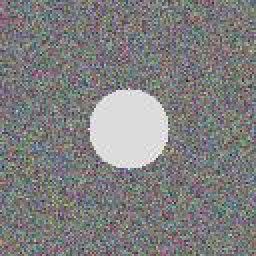
#> input picture dataset_sample/test/glioma/glioma_0.jpg, 128 x 128 px (shown 2 times larger)
$ python -i segmentation_engine.py   (imports and definitions only)
#> lines starting #> are read from the running program, lines starting #| are printed output that depends on the picture; after the words box and inside, x2 and y2 are one past the last pixel; in counts of white or black regions, pixels touching at a corner belong together
"""
Automatic Tumor Segmentation & 3D Volume Calculation Engine — TumorAI XAI
Computes pixel-accurate spatial segmentation, boundary contour overlays,
maximum linear diameter, and estimated 3D tumor volume (cm³) from MRI scans.
"""

import os
import cv2
import numpy as np

DEFAULT_PIXEL_SPACING_MM = 0.9375  # Standard MRI spatial resolution (mm/pixel)
DEFAULT_SLICE_THICKNESS_MM = 3.0   # Standard MRI slice thickness (mm)

def segment_tumor(image_path_or_array, mask_or_heatmap=None, pixel_spacing=None, slice_thickness=None):
    """
    Segments tumor region, extracts boundaries, and calculates 3D volume & metrics.

    Args:
        image_path_or_array: File path string or RGB numpy array (H, W, 3)
        mask_or_heatmap: Optional ROI mask or Grad-CAM heatmap array (0-1 float or uint8)
        pixel_spacing: Tuple of (spacing_x_mm, spacing_y_mm) or float mm/pixel
        slice_thickness: Slice thickness in mm

    Returns:
        dict containing segmentation metrics, boundary contours, and overlay path.
    """
    if isinstance(image_path_or_array, str):
        if not os.path.exists(image_path_or_array):
            raise FileNotFoundError(f"Image file not found: {image_path_or_array}")
        img_bgr = cv2.imread(image_path_or_array)
#> img_bgr is the input picture: shape (128, 128, 3); mean B, G, R 127.3, 126.9, 127.4
        img_rgb = cv2.cvtColor(img_bgr, cv2.COLOR_BGR2RGB)
    else:
        img_rgb = image_path_or_array.copy()
        if img_rgb.max() <= 1.0:
            img_rgb = (img_rgb * 255).astype(np.uint8)
        img_bgr = cv2.cvtColor(img_rgb, cv2.COLOR_RGB2BGR)

    h, w = img_rgb.shape[:2]
#> h = 128; w = 128
    gray = cv2.cvtColor(img_rgb, cv2.COLOR_RGB2GRAY)

    # Resolution scaling calibration
    if pixel_spacing is None:
        px_x = px_y = DEFAULT_PIXEL_SPACING_MM
    elif isinstance(pixel_spacing, (tuple, list)):
        px_x, px_y = pixel_spacing[0], pixel_spacing[1]
    else:
        px_x = px_y = float(pixel_spacing)

    if slice_thickness is None:
        th_mm = DEFAULT_SLICE_THICKNESS_MM
    else:
        th_mm = float(slice_thickness)

    # Segmentation mask processing
    if mask_or_heatmap is not None:
        if mask_or_heatmap.shape[:2] != (h, w):
            mask_resized = cv2.resize(mask_or_heatmap, (w, h))
        else:
            mask_resized = mask_or_heatmap.copy()

        if mask_resized.max() <= 1.0:
            mask_uint8 = (mask_resized * 255).astype(np.uint8)
        else:
            mask_uint8 = mask_resized.astype(np.uint8)

        _, bin_mask = cv2.threshold(mask_uint8, 0, 255, cv2.THRESH_BINARY + cv2.THRESH_OTSU)
    else:
        # Otsu thresholding + Morphological refinement on high-contrast regions
        blurred = cv2.GaussianBlur(gray, (5, 5), 0)
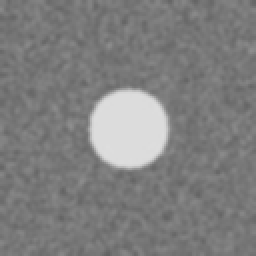
#> blurred: shape (128, 128) (shown 2 times larger); min 98, max 222, mean 127.1
        _, bin_mask = cv2.threshold(blurred, 0, 255, cv2.THRESH_BINARY + cv2.THRESH_OTSU)
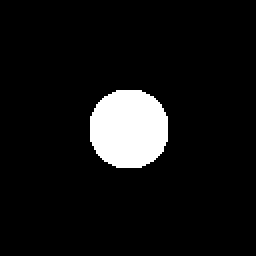
#> bin_mask: shape (128, 128) (shown 2 times larger); 7.7% white; 1 white region

        # Morphological opening/closing to remove noise
        kernel = cv2.getStructuringElement(cv2.MORPH_ELLIPSE, (5, 5))
        bin_mask = cv2.morphologyEx(bin_mask, cv2.MORPH_CLOSE, kernel)
        bin_mask = cv2.morphologyEx(bin_mask, cv2.MORPH_OPEN, kernel)

    # Find largest tumor contour
    contours, _ = cv2.findContours(bin_mask, cv2.RETR_EXTERNAL, cv2.CHAIN_APPROX_SIMPLE)
#> contours = 1 contour; box (x1, y1, x2, y2) and area: (45, 45, 84, 84) 1197

    if not contours:
        return {
            'has_lesion': False,
            'area_pixels': 0,
            'area_cm2': 0.0,
            'volume_cm3': 0.0,
            'max_diameter_cm': 0.0,
            'bounding_box': [0, 0, 0, 0],
            'lesion_location': 'No Lesion Detected',
            'contour_overlay_path': None
        }

    # Select largest contiguous contour as primary lesion
    largest_contour = max(contours, key=cv2.contourArea)
#> largest_contour = contour of 54 points, box (x1, y1, x2, y2) (45, 45, 84, 84), area 1197
    area_pixels = cv2.contourArea(largest_contour)
#> area_pixels = 1197

    # Bounding box & Minimum Area Rect for max diameter
    x, y, bw, bh = cv2.boundingRect(largest_contour)
#> x = 45; y = 45; bw = 39; bh = 39
    rect = cv2.minAreaRect(largest_contour)
#> rect = ((64, 64), (38, 38), -90)
    (rect_cx, rect_cy), (rect_w, rect_h), angle = rect
#> rect_cx = 64; rect_cy = 64; rect_w = 38; rect_h = 38; angle = -90

    # Convert dimensions from pixels to mm/cm
    width_mm = bw * px_x
#> width_mm = 36.56
    height_mm = bh * px_y
#> height_mm = 36.56
    max_diam_mm = max(rect_w * px_x, rect_h * px_y)
#> max_diam_mm = 35.62
    max_diam_cm = round(max_diam_mm / 10.0, 2)
#> max_diam_cm = 3.56

    # Calculate 2D Area in cm²
    area_mm2 = area_pixels * (px_x * px_y)
#> area_mm2 = 1052.1
    area_cm2 = round(area_mm2 / 100.0, 2)
#> area_cm2 = 10.52

    # Estimate 3D Volume in cm³ using Ellipsoidal Model (4/3 * pi * a * b * c)
    # where a, b are semi-axes in cm, and c is estimated depth based on slice thickness & shape
    a_cm = (max(rect_w, rect_h) * px_x) / 20.0
#> a_cm = 1.78
    b_cm = (min(rect_w, rect_h) * px_y) / 20.0
#> b_cm = 1.78
    c_cm = max(a_cm * 0.8, (th_mm / 10.0) * 3)  # Depth approximation based on slice stack
#> c_cm = 1.43

    volume_cm3 = round((4.0 / 3.0) * np.pi * a_cm * b_cm * c_cm, 2)
#> volume_cm3 = 18.94

    # Determine lesion anatomical quadrant location
    cx_ratio = (x + bw / 2.0) / w
#> cx_ratio = 0.504
    cy_ratio = (y + bh / 2.0) / h
#> cy_ratio = 0.504

    lateral = "Left" if cx_ratio < 0.5 else "Right"
#> lateral = 'Right'
    vertical = "Frontal / Anterior" if cy_ratio < 0.5 else "Posterior / Occipital"
#> vertical = 'Posterior / Occipital'
    lesion_location = f"{lateral} {vertical} region"
#> lesion_location = 'Right Posterior / Occipital region'

    # Draw sharp colored boundary contour overlay
    overlay_bgr = img_bgr.copy()
    cv2.drawContours(overlay_bgr, [largest_contour], -1, (0, 0, 255), 2)  # Red outline
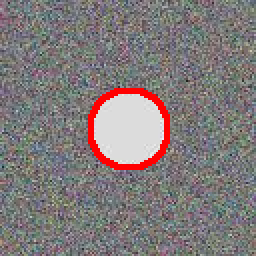
#> overlay_bgr: shape (128, 128, 3) (shown 2 times larger); 2.54% of pixels changed, all inside (x1, y1, x2, y2) = (44, 44, 85, 85)

    # Semi-transparent fill inside contour
    fill_mask = np.zeros_like(overlay_bgr)
    cv2.drawContours(fill_mask, [largest_contour], -1, (0, 165, 255), -1)  # Orange fill
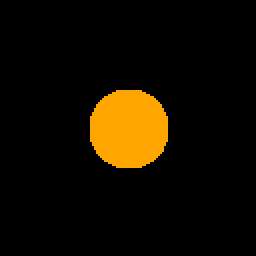
#> fill_mask: shape (128, 128, 3) (shown 2 times larger); mean of channels 0, 1, 2 0, 12.6, 19.5; drawn as B, G, R
    overlay_bgr = cv2.addWeighted(overlay_bgr, 0.8, fill_mask, 0.2, 0)
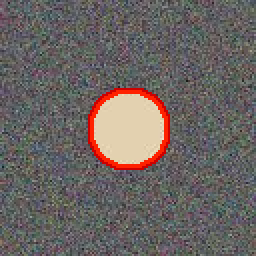
#> overlay_bgr: shape (128, 128, 3) (shown 2 times larger); mean B, G, R 98.2, 100.3, 107.3

    # Draw Bounding Box & Center Marker
    cv2.rectangle(overlay_bgr, (x, y), (x + bw, y + bh), (255, 255, 0), 1)
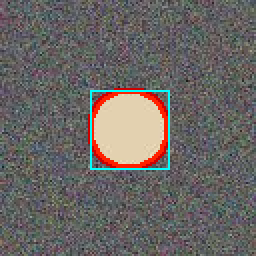
#> overlay_bgr: shape (128, 128, 3) (shown 2 times larger); 0.95% of pixels changed, all inside (x1, y1, x2, y2) = (45, 45, 85, 85)

    # Save contour overlay image to static/annotated directory
    base_dir = os.path.dirname(os.path.dirname(os.path.abspath(__file__)))
    annotated_dir = os.path.join(base_dir, 'static', 'annotated')
    os.makedirs(annotated_dir, exist_ok=True)

    overlay_filename = f"seg_overlay_{int(cx_ratio*10000)}_{x}_{y}.jpg"
#> overlay_filename = 'seg_overlay_5039_45_45.jpg'
    overlay_path = os.path.join(annotated_dir, overlay_filename)
    cv2.imwrite(overlay_path, overlay_bgr)

    is_calibrated = (pixel_spacing is not None)

    if is_calibrated:
        volume_display = f"{volume_cm3:.2f} cm³"
        diameter_display = f"{max_diam_cm:.2f} cm"
        area_display = f"{area_cm2:.2f} cm²"
    else:
        volume_display = "Not validated (requires DICOM metadata)"
        diameter_display = "Not validated"
        area_display = "Not validated"

    return {
        'has_lesion': True,
        'is_calibrated': is_calibrated,
        'area_pixels': int(area_pixels),
        'area_cm2': area_cm2,
        'volume_cm3': volume_cm3,
        'max_diameter_cm': max_diam_cm,
        'volume_display': volume_display,
        'diameter_display': diameter_display,
        'area_display': area_display,
        'bounding_box': [int(x), int(y), int(bw), int(bh)],
        'lesion_location': f"AI-estimated:\n{lateral.lower()} {vertical.lower()} region",
        'contour_overlay_path': f"/static/annotated/{overlay_filename}",
        'contour_overlay_file': overlay_path
    }

>>> result = segment_tumor('../dataset_sample/test/glioma/glioma_0.jpg')
#> result = 13 items

$ run again, on dataset_sample/test/glioma/glioma_1.jpg
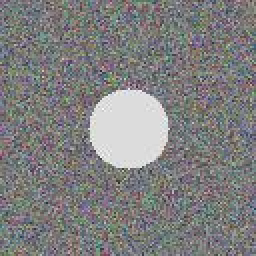
#> input picture dataset_sample/test/glioma/glioma_1.jpg, 128 x 128 px (shown 2 times larger)
#> in segment_tumor, img_bgr is the input picture: shape (128, 128, 3); mean B, G, R 127.4, 127.1, 127.3
#> in segment_tumor, `blurred = cv2.GaussianBlur(gray, (5, 5), 0)`:
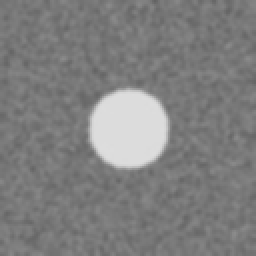
#> blurred: shape (128, 128) (shown 2 times larger); min 99, max 221, mean 127.2
#> bin_mask: shape (128, 128); 7.7% white; 1 white region
#> contours = 1 contour; box (x1, y1, x2, y2) and area: (45, 44, 84, 84) 1198
#> largest_contour = contour of 60 points, box (x1, y1, x2, y2) (45, 44, 84, 84), area 1198
#> area_pixels = 1198
#> x = 45; y = 44; bw = 39; bh = 40
#> rect = ((64, 63.5), (39, 38), -90)
#> rect_cx = 64; rect_cy = 63.5; rect_w = 39; rect_h = 38; angle = -90
#> width_mm = 36.56
#> height_mm = 37.5
#> max_diam_mm = 36.56
#> max_diam_cm = 3.66
#> area_mm2 = 1052.9
#> area_cm2 = 10.53
#> a_cm = 1.83
#> b_cm = 1.78
#> c_cm = 1.46
#> volume_cm3 = 19.95
#> cx_ratio = 0.504
#> cy_ratio = 0.5
#> lateral = 'Right'
#> vertical = 'Posterior / Occipital'
#> lesion_location = 'Right Posterior / Occipital region'
#> in segment_tumor, `cv2.rectangle(overlay_bgr, (x, y), (x + bw, y + bh), (255, 255, 0), 1)`:
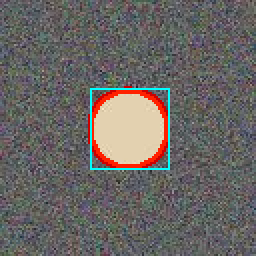
#> overlay_bgr: shape (128, 128, 3) (shown 2 times larger); mean B, G, R 100.1, 102.3, 105.9
#> overlay_filename = 'seg_overlay_5039_45_44.jpg'
#> result = 13 items

$ run again, on dataset_sample/test/glioma/glioma_2.jpg
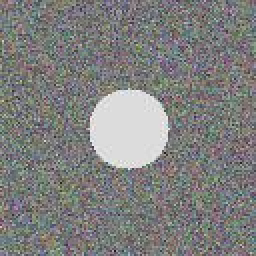
#> input picture dataset_sample/test/glioma/glioma_2.jpg, 128 x 128 px (shown 2 times larger)
#> in segment_tumor, img_bgr is the input picture: shape (128, 128, 3); mean B, G, R 126.6, 127.4, 127.1
#> in segment_tumor, `blurred = cv2.GaussianBlur(gray, (5, 5), 0)`:
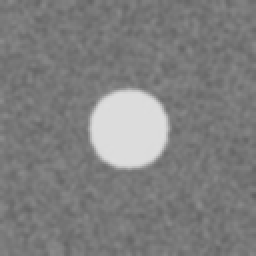
#> blurred: shape (128, 128) (shown 2 times larger); min 97, max 222, mean 127.2
#> contours = 1 contour; box (x1, y1, x2, y2) and area: (45, 45, 84, 84) 1196
#> largest_contour = contour of 56 points, box (x1, y1, x2, y2) (45, 45, 84, 84), area 1196
#> area_pixels = 1196
#> x = 45; bw = 39
#> rect = ((64, 64), (38, 38), -90)
#> rect_cx = 64; rect_w = 38; angle = -90
#> width_mm = 36.56
#> max_diam_mm = 35.62
#> max_diam_cm = 3.56
#> area_mm2 = 1051.2
#> area_cm2 = 10.51
#> a_cm = 1.78
#> c_cm = 1.43
#> volume_cm3 = 18.94
#> cx_ratio = 0.504
#> lateral = 'Right'
#> vertical = 'Posterior / Occipital'
#> lesion_location = 'Right Posterior / Occipital region'
#> in segment_tumor, `cv2.rectangle(overlay_bgr, (x, y), (x + bw, y + bh), (255, 255, 0), 1)`:
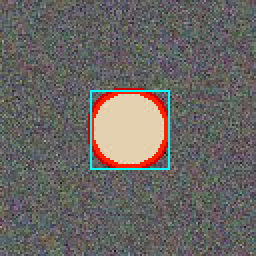
#> overlay_bgr: shape (128, 128, 3) (shown 2 times larger); mean B, G, R 99.5, 102.6, 105.6
#> overlay_filename = 'seg_overlay_5039_45_45.jpg'
#> result = 13 items

$ run again, on dataset_sample/test/glioma/glioma_3.jpg
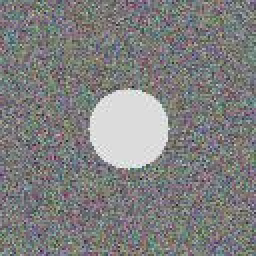
#> input picture dataset_sample/test/glioma/glioma_3.jpg, 128 x 128 px (shown 2 times larger)
#> in segment_tumor, img_bgr is the input picture: shape (128, 128, 3); mean B, G, R 127.2, 127.1, 127.2
#> in segment_tumor, `blurred = cv2.GaussianBlur(gray, (5, 5), 0)`:
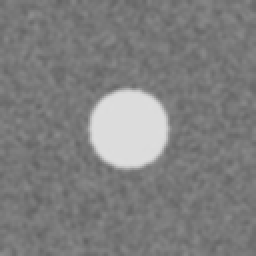
#> blurred: shape (128, 128) (shown 2 times larger); min 100, max 222, mean 127.1
#> contours = 1 contour; box (x1, y1, x2, y2) and area: (45, 45, 84, 84) 1198
#> largest_contour = contour of 52 points, box (x1, y1, x2, y2) (45, 45, 84, 84), area 1198
#> area_pixels = 1198
#> x = 45; bw = 39
#> rect = ((64, 64), (38, 38), -90)
#> rect_cx = 64; rect_w = 38; angle = -90
#> width_mm = 36.56
#> max_diam_mm = 35.62
#> max_diam_cm = 3.56
#> area_mm2 = 1052.9
#> area_cm2 = 10.53
#> a_cm = 1.78
#> c_cm = 1.43
#> volume_cm3 = 18.94
#> cx_ratio = 0.504
#> lateral = 'Right'
#> vertical = 'Posterior / Occipital'
#> lesion_location = 'Right Posterior / Occipital region'
#> in segment_tumor, `cv2.rectangle(overlay_bgr, (x, y), (x + bw, y + bh), (255, 255, 0), 1)`:
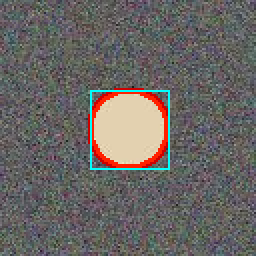
#> overlay_bgr: shape (128, 128, 3) (shown 2 times larger); mean B, G, R 100, 102.3, 105.7
#> overlay_filename = 'seg_overlay_5039_45_45.jpg'
#> result = 13 items
